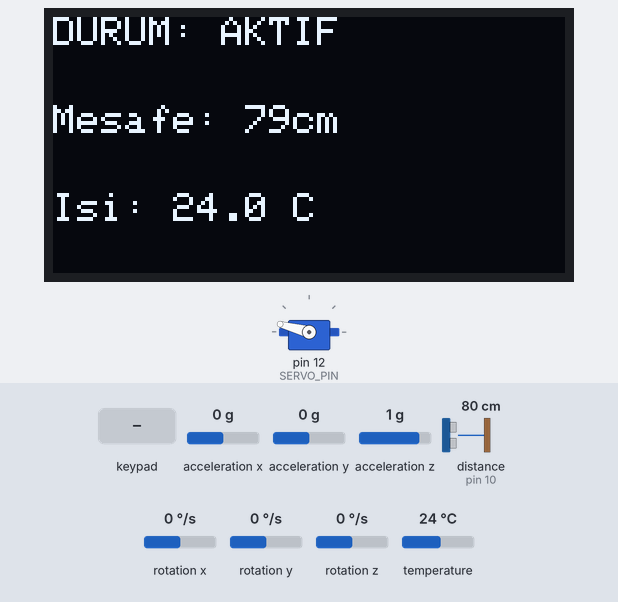
The sketch below on a simulated Arduino Mega 2560, built with avr-gcc and run on an emulated ATmega2560. On the bench: servo, 128×64 one-colour display. Wiring (from diagram.json): ultrasonic range finder: trigger pin 11; echo pin 10. The test bench sets the inputs (shaded band); at power-on: distance to the obstacle (sensor on pin 10) 80 cm, acceleration x 0 g, acceleration y 0 g, acceleration z 1 g, rotation x 0 °/s, rotation y 0 °/s, rotation z 0 °/s, temperature 24 °C. The echo pulse lasts 58.3 µs per cm; what the sketch prints to the serial monitor is not drawn.

Above: at 1.2 s.
1.3 s: distance to the obstacle (sensor on pin 10) set to 2 cm
At 1.9 s:
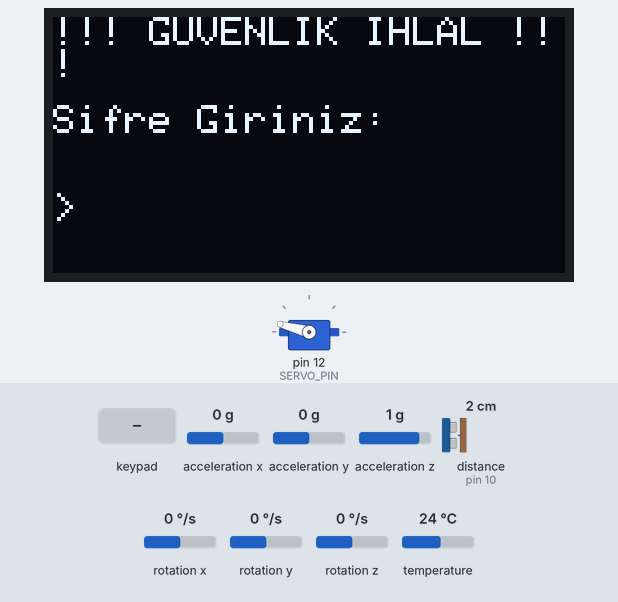
4.3 s: key 'B' pressed
At 4.9 s:
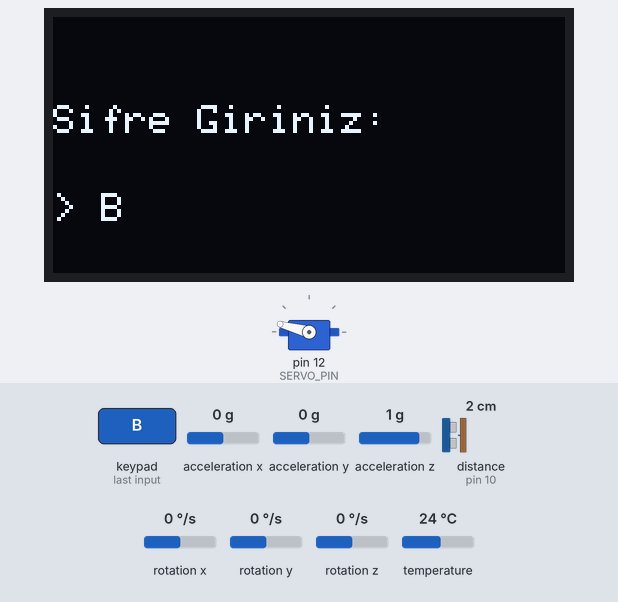
7.3 s: key 'D' pressed
At 7.9 s:
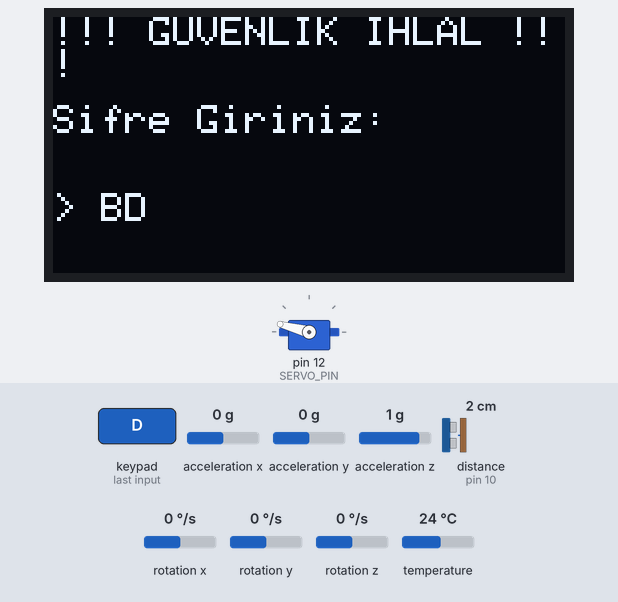
10.3 s: keypad keys 1 0 5 3 pressed 0.4 s apart
At 13.2 s:
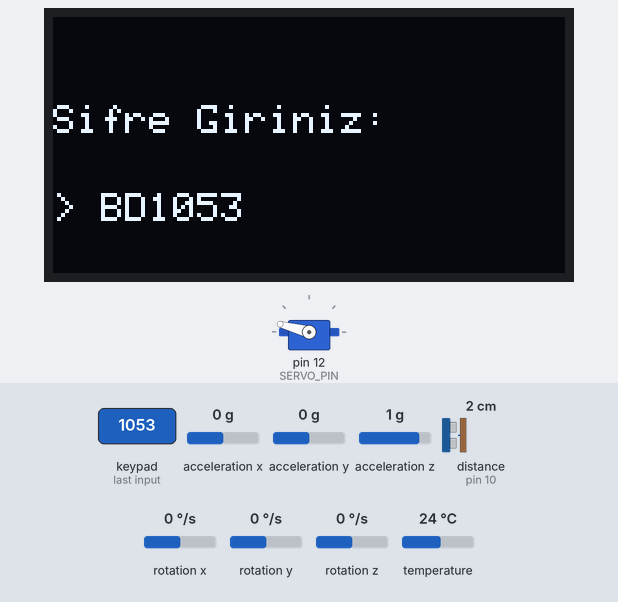
13.4 s: keypad keys 1 0 5 3 pressed 0.4 s apart
At 15.1 s:
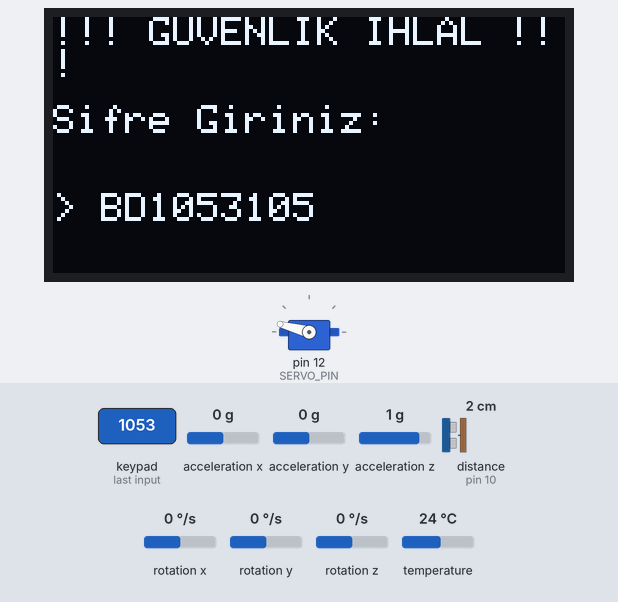
Timing chart, 0 to 16.6 s (numbered marks = the images above; inputs shaded):
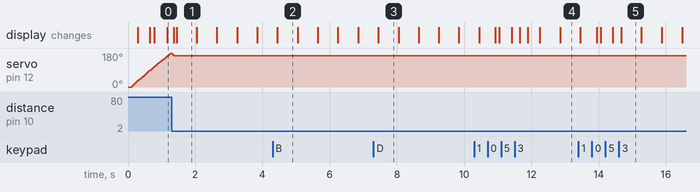

The sketch:

sketch.ino
```cpp
// ===================== KUTUPHANE VE PIN TANIMLARI =====================
#include <Arduino_FreeRTOS.h>   // FreeRTOS gorev yoneticisi
#include <semphr.h>             // Mutex / semafor API
#include <Wire.h>               // I2C haberlesme kutuphanesi
#include <Adafruit_GFX.h>       // OLED grafik katmani
#include <Adafruit_SSD1306.h>   // SSD1306 OLED surucu
#include <Adafruit_MPU6050.h>   // MPU6050 IMU / sicaklik sensoru
#include <Adafruit_Sensor.h>    // Adafruit unified sensor katmani
#include <Keypad.h>             // Membran keypad kutuphanesi
#include <Servo.h>              // Servo motor kutuphanesi

#define SCREEN_WIDTH  128       // OLED genisligi (piksel)
#define SCREEN_HEIGHT  64       // OLED yuksekligi (piksel)
#define OLED_RESET     -1       // Reset pini kullanilmiyor
#define OLED_ADDRESS  0x3C      // SSD1306 I2C adresi

#define TRIG_PIN  11            // HC-SR04 tetikleme pini
#define ECHO_PIN  10            // HC-SR04 yanki pini
#define SERVO_PIN 12            // Servo PWM pini

// ===================== KEYPAD TANIMLARI =====================
const byte ROWS = 4;            // Keypad satir sayisi
const byte COLS = 4;            // Keypad sutun sayisi

char keys[ROWS][COLS] = {       // Keypad tus haritasi
  {'1','2','3','A'},
  {'4','5','6','B'},
  {'7','8','9','C'},
  {'*','0','#','D'}
};

byte rowPins[ROWS] = {30, 31, 32, 33};  // Satir pinleri
byte colPins[COLS] = {34, 35, 36, 37};  // Sutun pinleri

// ===================== KISISEL PARAMETRELER =====================
// Ogrenci No son 4 hane: 1053
const char RESET_PASSWORD[]  = "1053";  // Sistemi acma sifresi

// Ogrenci No son 2 hane: 53 => 53 + 15 = 68 cm
const int  DISTANCE_THRESHOLD = 68;     // Guvenlik mesafe esigi (cm)

// Ogrenci No son hane: 3 => 3 + 50 = 53 derece
const float TEMP_LIMIT        = 53.0;   // Sicaklik siniri (C)

// ===================== NESNE OLUSTURMA =====================
Adafruit_SSD1306 oled(SCREEN_WIDTH, SCREEN_HEIGHT, &Wire, OLED_RESET); // OLED nesnesi
Adafruit_MPU6050 mpu;                                                   // MPU6050 nesnesi
Keypad keypad = Keypad(makeKeymap(keys), rowPins, colPins, ROWS, COLS); // Keypad nesnesi
Servo  servo;                                                           // Servo nesnesi

// ===================== GLOBAL DEGISKENLER =====================
volatile bool  isLocked    = false;     // Guvenlik kilidi bayragi (HC-SR04 tetikler)
volatile bool  isEmergency = false;     // Ariza modu bayragi (MPU6050 tetikler)

volatile float currentDistance = 999.0; // Son okunan mesafe (cm)
volatile float currentTemp     = 25.0;  // Son okunan sicaklik (C)

char passwordBuffer[10];                // Girilen sifre tamponu
int  passwordIndex = 0;                 // Buffer yazma indeksi

int  servoAngle = 0;                    // Mevcut servo acisi (derece)
int  servoDir   = 1;                    // Yon: +1 ileri, -1 geri

SemaphoreHandle_t i2cMutex;             // I2C hat paylasimi icin mutex

// ===================== YARDIMCI FONKSIYONLAR =====================
float readDistance() {
  digitalWrite(TRIG_PIN, LOW);           // Tetikleme pini sifirla
  delayMicroseconds(2);                  // 2 us bekle
  digitalWrite(TRIG_PIN, HIGH);          // 10 us yuksek darbe gonder
  delayMicroseconds(10);
  digitalWrite(TRIG_PIN, LOW);           // Darbe sona erdirildi

  long duration = pulseIn(ECHO_PIN, HIGH, 30000UL); // Yanki suresi okunuyor (max ~5m)
  if (duration == 0) return 999.0;       // Zaman asimi: nesne yok

  return (duration * 0.034) / 2.0;      // ses hizi ile cm hesabi (gidis-donus /2)
}

void clearPasswordBuffer() {
  memset(passwordBuffer, 0, sizeof(passwordBuffer)); // Tamponu sifirla
  passwordIndex = 0;                                 // Indeksi sifirla
}

// ===================== TASK_SAFETY (Oncelik: 4 - Kritik) =====================
void Task_Safety(void *pvParameters) {
  (void)pvParameters;                    // Kullanilmayan parametre uyarisi engellenir

  for (;;) {
    float dist = readDistance();         // HC-SR04 ile mesafe oku
    currentDistance = dist;              // Global degiskeni guncelle

    if (dist < DISTANCE_THRESHOLD) {    // Esik alti: guvenlik ihlali
      isLocked = true;                  // Kilidi aktif et (sadece sifre ile kapanir)
      Serial.print("[SAFETY] IHLAL! Mesafe: ");
      Serial.print(dist);
      Serial.println(" cm");
    } else {
      Serial.print("[SAFETY] OK - Mesafe: ");
      Serial.print(dist);
      Serial.println(" cm");
    }

    vTaskDelay(pdMS_TO_TICKS(50));       // 50ms bekle
  }
}

// ===================== TASK_HEALTH (Oncelik: 3 - Yuksek) =====================
void Task_Health(void *pvParameters) {
  (void)pvParameters;

  for (;;) {
    if (xSemaphoreTake(i2cMutex, pdMS_TO_TICKS(50)) == pdTRUE) { // I2C mutex al
      sensors_event_t accel, gyro, temp;      // Sensor olay yapilari
      mpu.getEvent(&accel, &gyro, &temp);     // MPU6050'den tum veri oku
      float t = temp.temperature;             // Sicaklik degerini al
      xSemaphoreGive(i2cMutex);               // I2C mutex'i birak

      currentTemp = t;                        // Global degiskeni guncelle

      if (t >= TEMP_LIMIT) {                 // Limit asildi: ariza moduna gec
        isEmergency = true;
        Serial.print("[HEALTH] ARIZA! Sicaklik: ");
        Serial.print(t);
        Serial.println(" C");
      } else {
        // isEmergency burada false YAPILMIYOR
        // Ariza modu: sicaklik dusuk + dogru sifre birlikte gerekli (Task_HMI yonetir)
        Serial.print("[HEALTH] OK - Sicaklik: ");
        Serial.print(t);
        Serial.println(" C");
      }
    }

    vTaskDelay(pdMS_TO_TICKS(200));           // 200ms bekle
  }
}

// ===================== TASK_MOTION (Oncelik: 2 - Orta) =====================
void Task_Motion(void *pvParameters) {
  (void)pvParameters;

  for (;;) {
    if (!isLocked && !isEmergency) {          // Her iki bayrak da pasifse hareket et
      servo.write(servoAngle);                // Servo mevcut aciya git

      servoAngle += (5 * servoDir);           // 5 derecelik adimla ilerle

      if (servoAngle >= 180) {               // Maksimum aciya ulasinca geri don
        servoAngle = 180;
        servoDir = -1;
      } else if (servoAngle <= 0) {          // Minimum aciya ulasinca ileri git
        servoAngle = 0;
        servoDir = 1;
      }
    } else {
      servo.write(servoAngle);               // Kilitli modda servo mevcut acida tutulur (titreme engellenir)
    }

    vTaskDelay(pdMS_TO_TICKS(30));           // 30ms bekle (yumusak gecis)
  }
}

// ===================== TASK_HMI (Oncelik: 1 - Dusuk) =====================
void Task_HMI(void *pvParameters) {
  (void)pvParameters;

  static bool          blinkState     = false;
  static unsigned long blinkTimer     = 0;
  static bool          showWrongPass  = false;
  static unsigned long wrongPassTimer = 0;

  for (;;) {
    char key = keypad.getKey();

    if (key) {

      // Normal modda keypad girisi sadece algilanir, sifre kontrolu yapilmaz
      if (!isLocked && !isEmergency) {
        clearPasswordBuffer();
        Serial.print("[HMI] Normal modda keypad girisi algilandi: ");
        Serial.println(key);
      }

      // Kilit veya ariza modunda sifre kontrolu yapilir
      else {
        if (key == '*') {
          clearPasswordBuffer();
          Serial.println("[HMI] Buffer temizlendi (*)");

        } else if (key == '#') {
          passwordBuffer[passwordIndex] = '\0';

          if (strcmp(passwordBuffer, RESET_PASSWORD) == 0) {

            if (currentTemp < TEMP_LIMIT) {
              isLocked = false;
              isEmergency = false;
              Serial.println("[HMI] Sifre DOGRU + sicaklik normal - sistem acildi.");
            } else {
              Serial.println("[HMI] Sifre DOGRU ama sicaklik hala yuksek - sistem acilmadi.");
            }

            clearPasswordBuffer();

          } else {
            showWrongPass  = true;
            wrongPassTimer = millis();
            clearPasswordBuffer();
            Serial.println("[HMI] Sifre YANLIS!");
          }

        } else if (passwordIndex < 9) {
          passwordBuffer[passwordIndex++] = key;
          passwordBuffer[passwordIndex] = '\0';

          Serial.print("[HMI] Buffer: ");
          Serial.println(passwordBuffer);
        }
      }
    }

    if (showWrongPass && (millis() - wrongPassTimer >= 2000)) {
      showWrongPass = false;
    }

    if (xSemaphoreTake(i2cMutex, pdMS_TO_TICKS(50)) == pdTRUE) {
      oled.clearDisplay();
      oled.setTextSize(1);
      oled.setTextColor(SSD1306_WHITE);

      if (showWrongPass) {
        oled.setCursor(20, 20);
        oled.println("HATALI SIFRE!");
        oled.setCursor(10, 38);
        oled.println("Tekrar Deneyiniz...");

      } else if (isEmergency) {
        oled.setCursor(0, 0);
        oled.println("!!! ARIZA: MOTOR SICAK !!!");
        oled.setCursor(0, 22);
        oled.println("Soguma Bekleniyor...");
        oled.setCursor(0, 44);
        oled.print("Isi: ");
        oled.print(currentTemp, 1);
        oled.println(" C");

      } else if (isLocked) {
        if (millis() - blinkTimer >= 500) {
          blinkState = !blinkState;
          blinkTimer = millis();
        }

        if (blinkState) {
          oled.setCursor(0, 0);
          oled.println("!!! GUVENLIK IHLAL !!!");
        }

        oled.setCursor(0, 22);
        oled.println("Sifre Giriniz:");
        oled.setCursor(0, 44);
        oled.print("> ");
        oled.println(passwordBuffer);

      } else {
        oled.setCursor(0, 0);
        oled.println("DURUM: AKTIF");
        oled.setCursor(0, 22);
        oled.print("Mesafe: ");
        oled.print((currentDistance >= 999.0) ? 0 : (int)currentDistance);
        oled.println("cm");
        oled.setCursor(0, 44);
        oled.print("Isi: ");
        oled.print(currentTemp, 1);
        oled.println(" C");
      }

      oled.display();
      xSemaphoreGive(i2cMutex);
    }

    vTaskDelay(pdMS_TO_TICKS(100));
  }
}
// ayame's code
// ===================== SETUP =====================
void setup() {
  Serial.begin(115200);              // Seri monitor 115200 baud baslatildi
  Wire.begin();                      // I2C baslatildi

  pinMode(TRIG_PIN, OUTPUT);         // HC-SR04 tetikleme pini cikis
  pinMode(ECHO_PIN, INPUT);          // HC-SR04 yanki pini giris

  servo.attach(SERVO_PIN);          // Servo pini baglandi
  servo.write(0);                   // Baslangic konumu: 0 derece

  if (!mpu.begin()) {               // MPU6050 baslatildi
    Serial.println("MPU6050 bulunamadi!");
    while (1);
  }
  mpu.setAccelerometerRange(MPU6050_RANGE_8_G);  // Ivmemetre araligi: +/-8G
  mpu.setGyroRange(MPU6050_RANGE_500_DEG);        // Jiroskop araligi: 500 deg/s
  mpu.setFilterBandwidth(MPU6050_BAND_21_HZ);     // Dijital filtre bant genisligi

  if (!oled.begin(SSD1306_SWITCHCAPVCC, OLED_ADDRESS)) { // OLED baslatildi
    Serial.println("OLED bulunamadi!");
    while (1);
  }
  oled.clearDisplay();
  oled.setTextColor(SSD1306_WHITE);
  oled.setCursor(20, 25);
  oled.println("Sistem Basliyor..."); // Baslangic mesaji gosterildi
  oled.display();

  i2cMutex = xSemaphoreCreateMutex(); // I2C mutex olusturuldu
  if (i2cMutex == NULL) {
    Serial.println("Mutex olusturulamadi!");
    while (1);
  }

  clearPasswordBuffer();             // Sifre tamponu temizlendi

  Serial.println("=== Sistem Parametreleri ===");
  Serial.print("Sifre            : "); Serial.println(RESET_PASSWORD);
  Serial.print("Mesafe Esigi (cm): "); Serial.println(DISTANCE_THRESHOLD);
  Serial.print("Sicaklik Siniri  : "); Serial.println(TEMP_LIMIT);
  Serial.println("============================");

  // ===================== FREERTOS GOREV OLUSTURMA =====================
  // xTaskCreate(fonksiyon, isim, yigin_bayt, parametre, oncelik, handle)
  xTaskCreate(Task_Safety, "Safety", 256, NULL, 4, NULL); // Oncelik 4: kritik
  xTaskCreate(Task_Health, "Health", 512, NULL, 3, NULL); // Oncelik 3: yuksek
  xTaskCreate(Task_Motion, "Motion", 256, NULL, 2, NULL); // Oncelik 2: orta
  xTaskCreate(Task_HMI,    "HMI",    512, NULL, 1, NULL); // Oncelik 1: dusuk

  // Arduino FreeRTOS kutuphanesi vTaskStartScheduler()'i otomatik cagiriyor
}

// ===================== ANA DONGU =====================
void loop() {
  // FreeRTOS aktif: tum isler task'lar tarafindan yurutulur, loop bos birakilir
}
```

Measured:
- after the input at 1.3 s, servo on pin 12 (SERVO_PIN): goes on until 1.4 s, then stays 165°; the display: first differs from a run without the input after 0.15 s (image 1)
- after the input at 4.3 s, the display: changes after 0.15 s (image 2)
- after the input at 7.3 s, the display: changes after 0.14 s (image 3)
- after the input at 10.3 s, the display: first changes after 0.15 s (image 4 shows a later state)
- after the input at 13.4 s, the display: first changes after 0.06 s (image 5 shows a later state)
- by itself, servo on pin 12 (SERVO_PIN): rises from 0° to 180° in 1.2 s, then falls to 175° in 0.03 s
- what the display in image 1 shows lasts 0.7 s, from 1.4 s to 2.1 s
